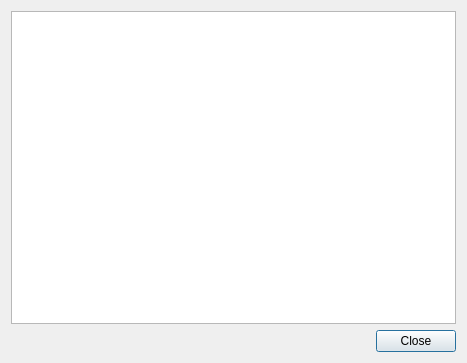
<?xml version="1.0" encoding="UTF-8"?>
<ui version="4.0">
 <class>CSWResponseDialog</class>
 <widget class="QDialog" name="CSWResponseDialog">
  <property name="geometry">
   <rect>
    <x>0</x>
    <y>0</y>
    <width>467</width>
    <height>363</height>
   </rect>
  </property>
  <property name="windowTitle">
   <string>Server response</string>
  </property>
  <layout class="QVBoxLayout" name="verticalLayout">
   <item>
    <widget class="QTextEdit" name="textXML">
     <property name="lineWrapMode">
      <enum>QTextEdit::NoWrap</enum>
     </property>
    </widget>
   </item>
   <item>
    <widget class="QDialogButtonBox" name="buttonBox">
     <property name="orientation">
      <enum>Qt::Horizontal</enum>
     </property>
     <property name="standardButtons">
      <set>QDialogButtonBox::Close</set>
     </property>
    </widget>
   </item>
  </layout>
 </widget>
 <resources/>
 <connections>
  <connection>
   <sender>buttonBox</sender>
   <signal>accepted()</signal>
   <receiver>CSWResponseDialog</receiver>
   <slot>accept()</slot>
   <hints>
    <hint type="sourcelabel">
     <x>248</x>
     <y>254</y>
    </hint>
    <hint type="destinationlabel">
     <x>157</x>
     <y>274</y>
    </hint>
   </hints>
  </connection>
  <connection>
   <sender>buttonBox</sender>
   <signal>rejected()</signal>
   <receiver>CSWResponseDialog</receiver>
   <slot>reject()</slot>
   <hints>
    <hint type="sourcelabel">
     <x>316</x>
     <y>260</y>
    </hint>
    <hint type="destinationlabel">
     <x>286</x>
     <y>274</y>
    </hint>
   </hints>
  </connection>
 </connections>
</ui>
